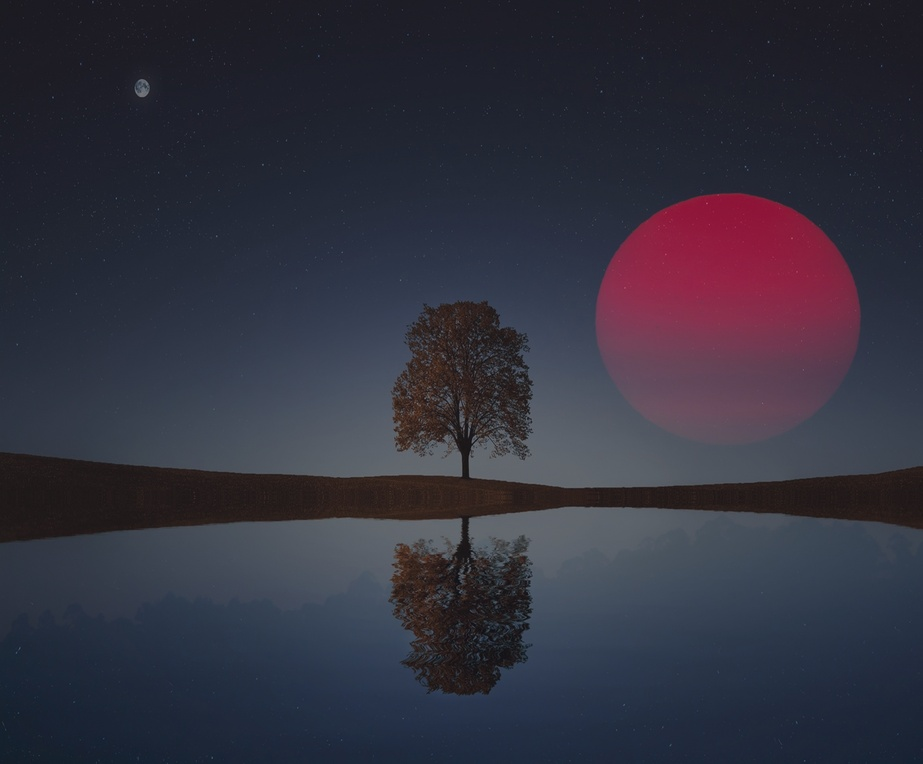
#> input picture arithmetic.jpg, 923 x 764 px, shrunk from 4832 x 4000 before the run
$ python exparith2.py
#> lines starting #> are read from the running program, lines starting #| are printed output that depends on the picture
import cv2
import numpy as np
import matplotlib.pyplot as plt

img=cv2.imread('arithmetic.jpg')
#> img is the input picture: shape (764, 923, 3); mean B, G, R 62.7, 49.5, 50.4
matrix=np.ones(img.shape,dtype='uint8')*30
matrix1=np.ones(img.shape,dtype='uint8')*2
matrix2=np.ones(img.shape,dtype='uint8')*4

img_lower=cv2.multiply(img,matrix1)
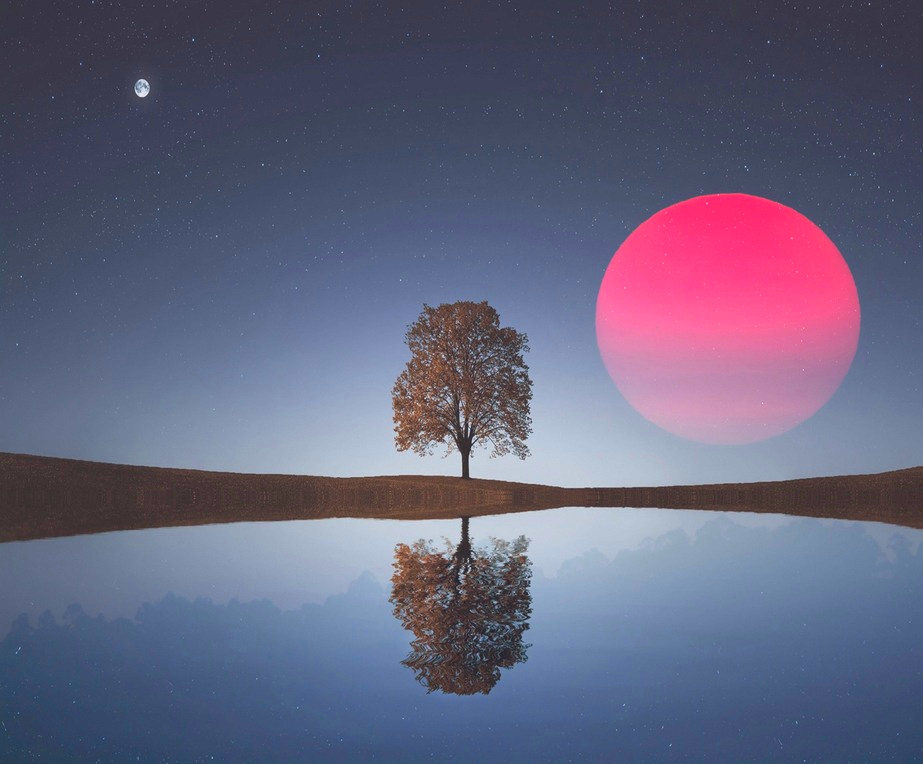
#> img_lower: shape (764, 923, 3); mean B, G, R 125.4, 98.9, 99.8
img_higher=cv2.multiply(img,matrix2)
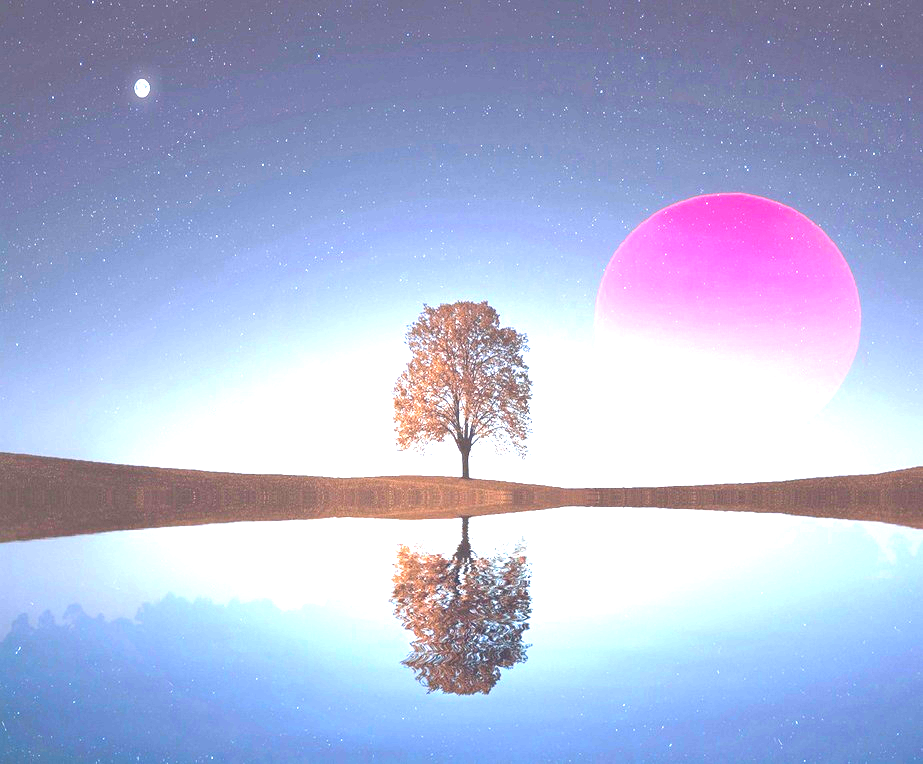
#> img_higher: shape (764, 923, 3); mean B, G, R 216.6, 183.3, 175.6

plt.figure(figsize=[18,5])
plt.subplot(131)
plt.imshow(cv2.cvtColor(img_lower,cv2.COLOR_BGR2RGB))
plt.title("Lower")
plt.axis('off')


plt.subplot(132)
plt.imshow(cv2.cvtColor(img,cv2.COLOR_BGR2RGB))
plt.title("Original")
plt.axis('off')


plt.subplot(133)
plt.imshow(cv2.cvtColor(img_higher,cv2.COLOR_BGR2RGB))
plt.title("Higher")
plt.axis('off')

plt.show()
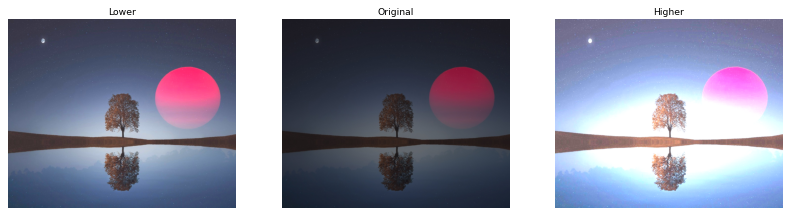
#> figure drawn by matplotlib, 3 panels
